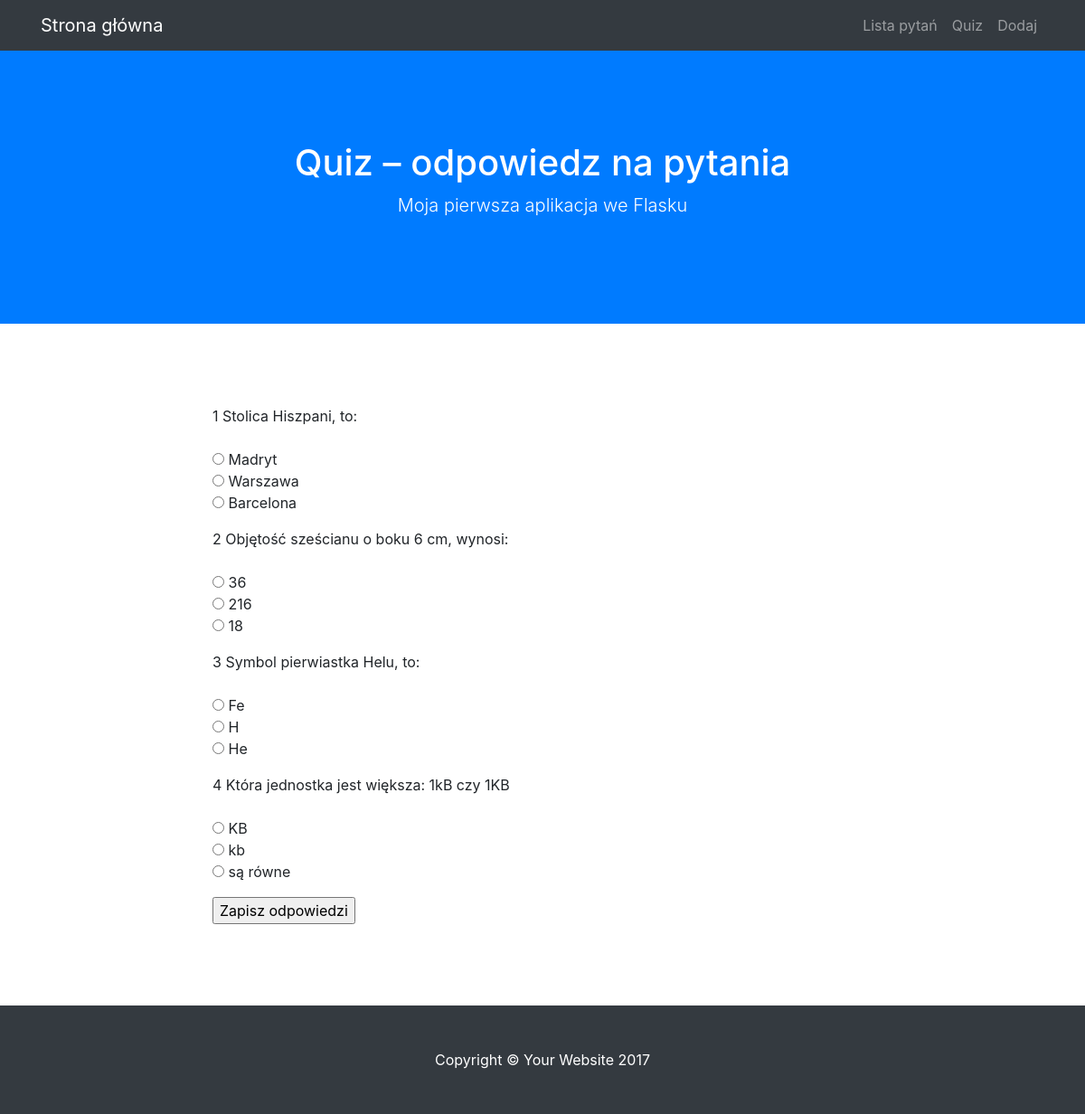
The app's page /quiz, older data.
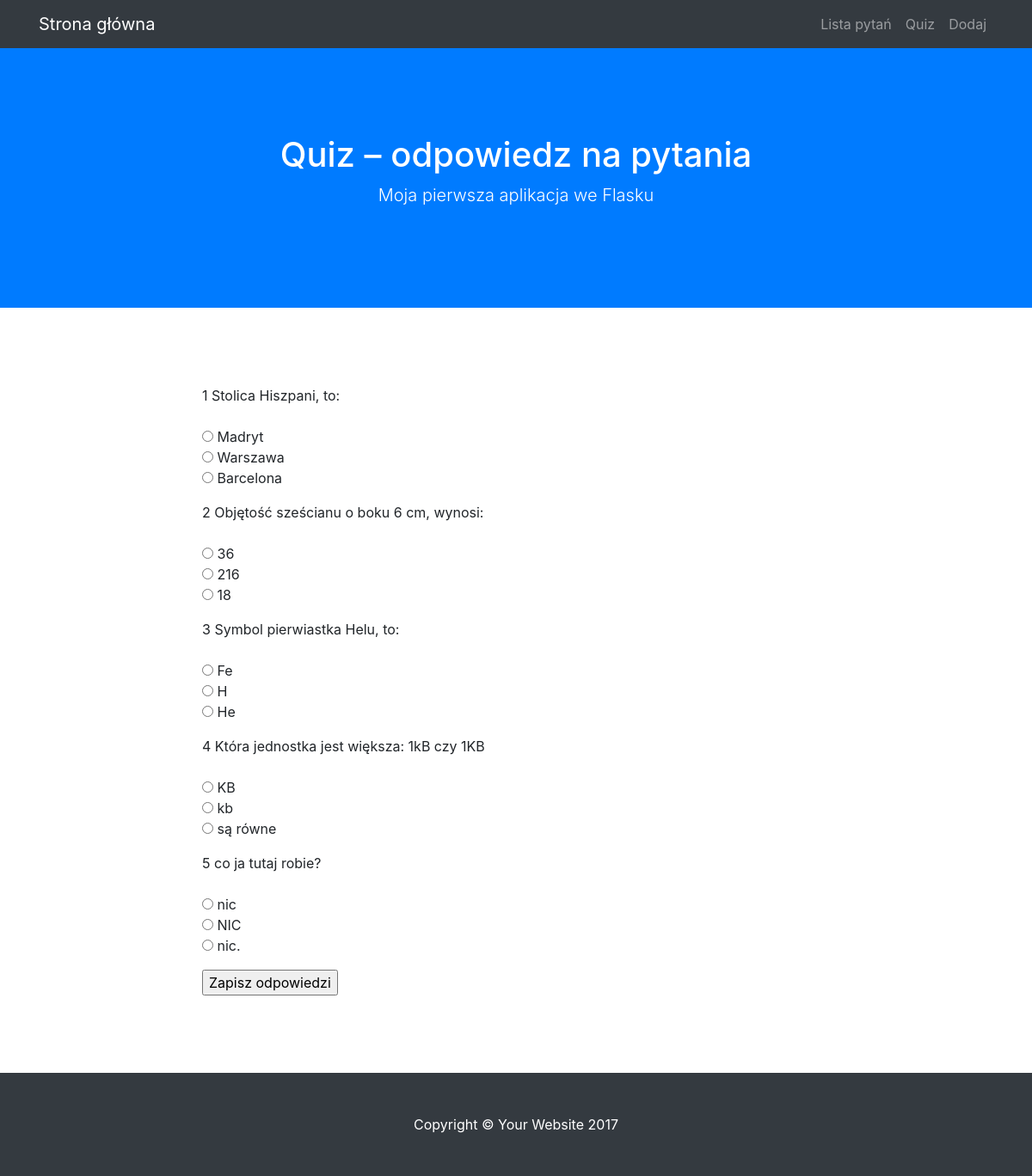
The same page, newer data.
### modele.py (models this page shows)
class BazaModel(Model):
    class Meta:
        database = baza

class Pytanie(BazaModel):
    pytanie = CharField(null=False)
    kategoria = ForeignKeyField(Kategoria, related_name='pytania')

class Odpowiedz(BazaModel):
    odpowiedz = CharField(null=False)
    pytanie = ForeignKeyField(Pytanie, related_name='odpowiedzi')
    odpok = IntegerField(default=0)

### views.py (the view, shortened to what this page needs)
@app.route("/quiz", methods=['GET', 'POST'])
def quiz():
    pytania = Pytanie.select().join(Odpowiedz).distinct().order_by(Pytanie.id)
    return render_template('quiz.html', query = pytania)

### quiz.py (called while the page is built)
@app.before_request
def before_request():
    g.db = baza
    g.db.connect()

@app.after_request
def after_request(response):
    g.db.close()
    return response

### templates/quiz.html (shortened to what this page needs)
{% extends "szablon.html" %}
{% block h1 %}Quiz – odpowiedz na pytania{% endblock %}
{% block tresc %}
    <form method="POST">
    {% for p in query %}
    <p>
        {{ p.id }} {{ p.pytanie }}<br>
        <br>
        {% for o in p.odpowiedzi %}
        <input type="radio" name="{{ p.id }}" value="{{ o.id }}">
        {{ o.odpowiedz }}
        <br>
        {% endfor %}
    </p>
    {% endfor %}
    <input type="submit" value="Zapisz odpowiedzi">
    </form>
{% endblock %}

Row changes from the older to the newer data that the page shows:
added Pytanie: id "5", pytanie "co ja tutaj robie?"
added Odpowiedz: odpowiedz "nic", shown under "5"
added Odpowiedz: odpowiedz "NIC", shown under "5"
added Odpowiedz: odpowiedz "nic.", shown under "5"
